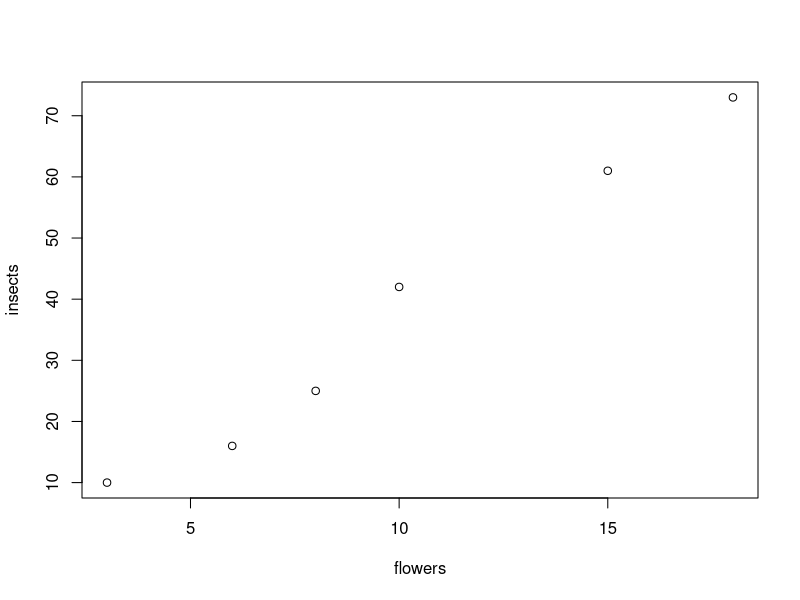
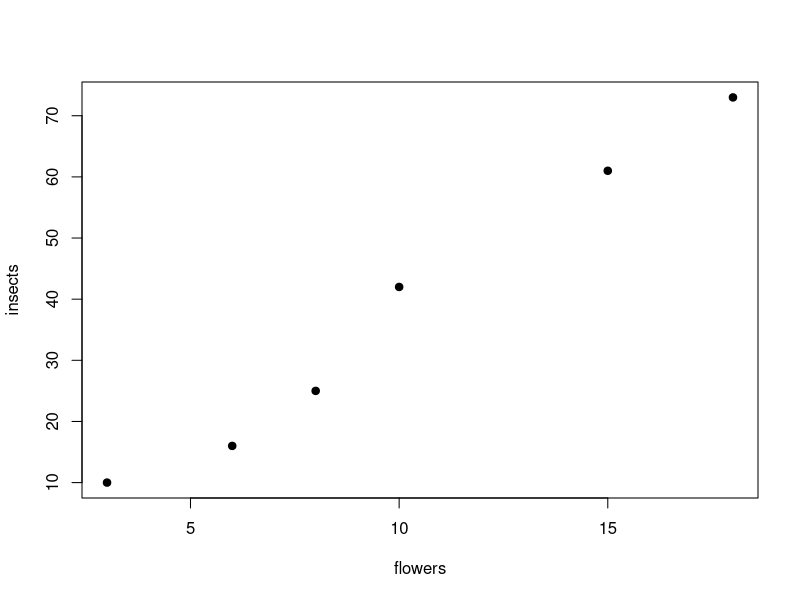
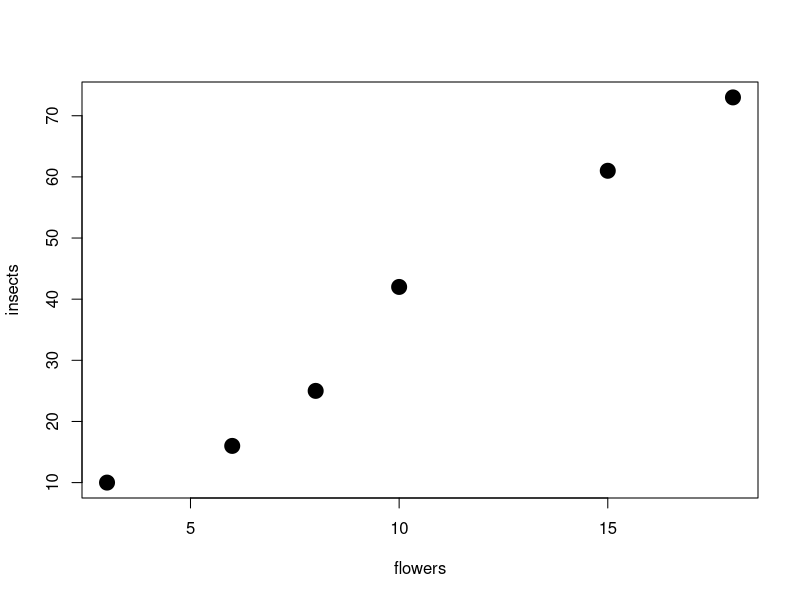
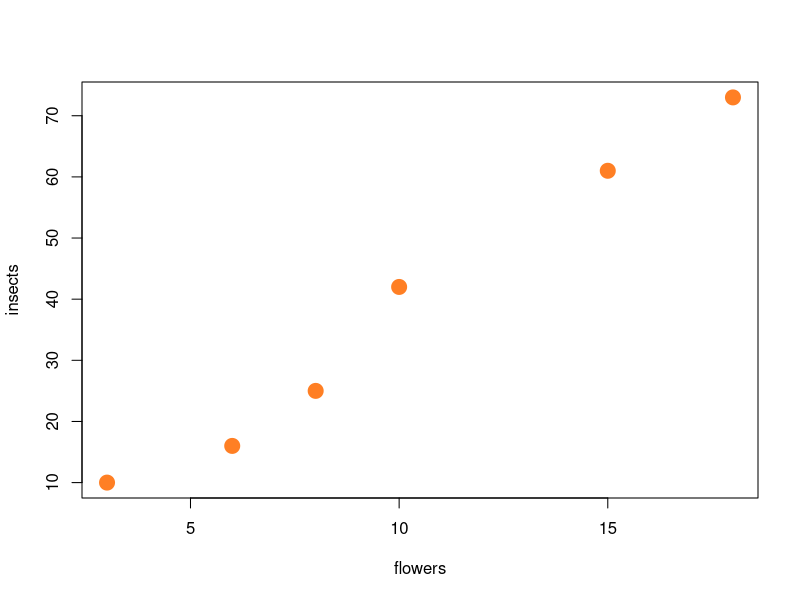

Recreate these plots in R, in order.
# First R script

# R as a calculator
a <- 6*7
b <- 5*8
a+b

# Arrays: serie di dati concatenati tramite c()
flowers <- c(3, 6, 8, 10, 15, 18)  
# vettore che mi dice quanti fiori ho nel plot
flowers

insects <- c(10, 16, 25, 42, 61, 73)
insects

# metto in relazione i fiori con gli insetti. il prot mi plotta un grafico xy
plot(flowers, insects)
# pch mi permette di cambaire il simbolo dei parametri
plot(flowers, insects, pch=19)
# per variare la dimensione dei punti, symbol dimensions tramite cex (2 vuol dire che raddoppiano di grandezza, con .5 dimezzo i punti)
plot(flowers, insects, pch=19, cex=2)
# cambio il colore con col e le virgolette
plot(flowers, insects, pch=19, cex=2, col="chocolate1")
